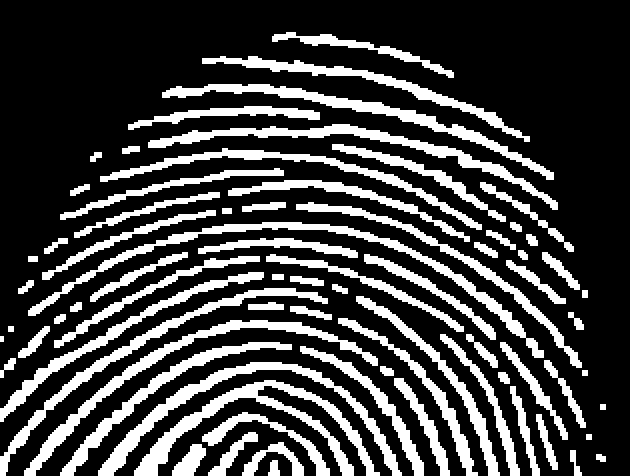
%> input picture DIPUM2E_International_Original_Book_Images/DIPUM2E_International_Ed_CH09_Images/Fig0911(c).tif, 630 x 476 px
$ octave bwmorphdemo.m   (GNU Octave 9; MATLAB toolbox functions it lacks are replaced by stand-ins)
%> lines starting %> are read from the running program, lines starting %| are printed output that depends on the picture; in (x1, y1, x2, y2) boxes, pixels count from 0 and x2, y2 are one past the last pixel; in counts of white or black regions, pixels touching at a corner belong together; the program's own positions count from 1
%演示工具箱函数bwmorph，该函数执行许多以膨胀、腐蚀和查表运算相结合为基础的形态学操作
%调用语法为g = bwmorph(f, operation, n); f
%是输入的二值图像，operation是指定所希望运算的字符串，n是指定重复此时的正整数。如果参数n默认，
%操作将只执行一次
%下面主要演示细化和骨骼化
%细化：细化没有洞的物体到最低限度相连的笔画；将物体细化成带洞的环形
%骨骼化：骨骼化图像,另一种减少二值图像中的物体为一组细“笔画”的方法，这些细骨骼仍保留原始物体形状的重要信息。

f = imread('Fig0911(c).tif');
%> f: size 476x630 logical; 25.9% white; 75 white regions, largest, box (x1, y1, x2, y2) and area: (134, 380, 380, 476) 4452, (28, 222, 544, 358) 4328, (98, 362, 402, 476) 3916
imshow(f);
g1 = bwmorph(f, 'thin', 1); %细化一次
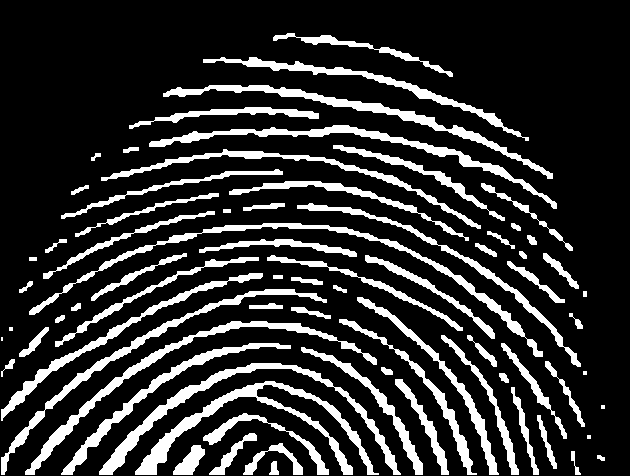
%> g1: size 476x630 logical; 18.6% white; 75 white regions (5 under 20 px), largest, box (x1, y1, x2, y2) and area: (135, 381, 379, 475) 3423, (29, 223, 543, 357) 3047, (99, 363, 401, 475) 3026
g2 = bwmorph(f, 'thin', 2); %细化两次
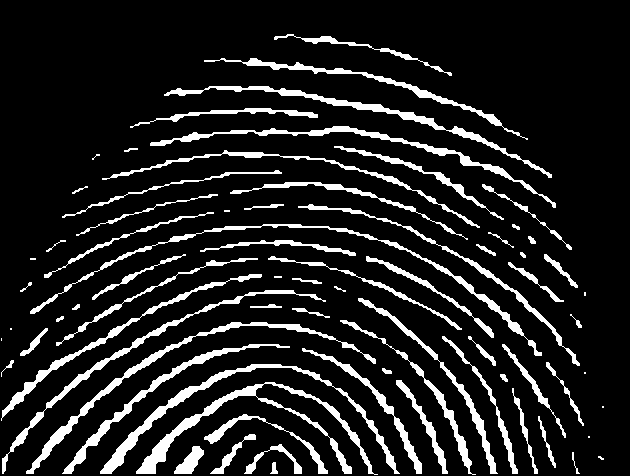
%> g2: size 476x630 logical; 12.7% white; 75 white regions (11 under 20 px), largest, box (x1, y1, x2, y2) and area: (136, 382, 378, 475) 2585, (100, 364, 400, 474) 2304, (26, 322, 376, 474) 2114

figure, imshow(g1);
figure, imshow(g2);

ginf = bwmorph(f, 'thin', Inf); %Inf,表示使得函数重复操作直到图像停止改变，也被称作重复操作直到稳定
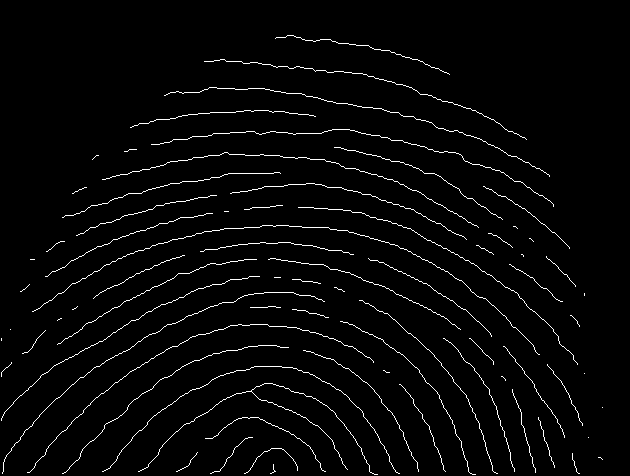
%> ginf: size 476x630 logical; 2.8% white in thin lines or dots, all inside (x1, y1, x2, y2) = (1, 35, 603, 475)
figure, imshow(ginf);
